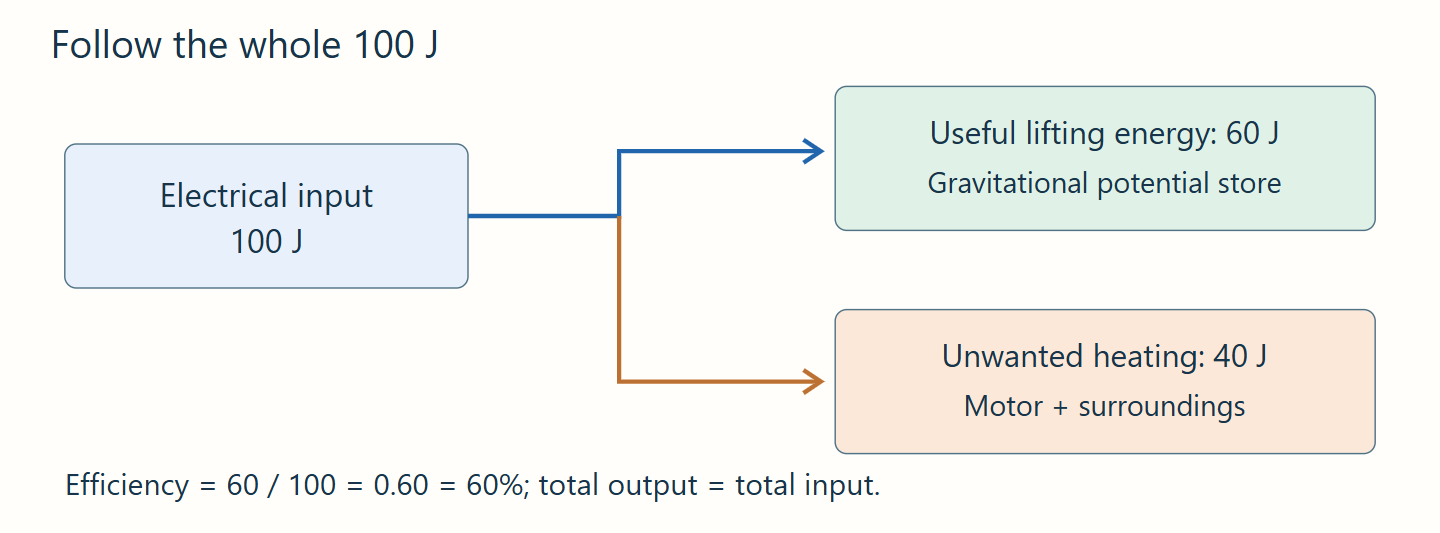
#> input picture tmp/01-energy-budget.svg.png, 1440 x 533 px, found by its file name
$ python physics-proof-review.py
#> lines starting #> are read from the running program, lines starting #| are printed output that depends on the picture
from pathlib import Path
from PIL import Image,ImageDraw
files=[Path('tmp')/f for f in ['01-energy-budget.svg.png','02-iv-graphs.svg.png','03-heating-curve.svg.png','04-half-life.svg.png','04-fission-fusion.svg.png','05-force-components.svg.png','05-velocity-time.svg.png']]
for i in range(0,len(files),4):
 sheet=Image.new('RGB',(1500,1150),'white');d=ImageDraw.Draw(sheet)
#> after `sheet = Image.new('RGB', (1500, 1150), 'white')`: sheet: PIL image 1500x1150 RGB; every value is 255
 for j,p in enumerate(files[i:i+4]):
  im=Image.open(p).convert('RGB');im.thumbnail((740,530));x=(j%2)*750;y=(j//2)*575;sheet.paste(im,(x,y+25));d.text((x+5,y+5),p.stem,fill='black')
#> further down, im is the input picture: PIL image 1440x533 RGB; mean R, G, B 243.4, 243.9, 240.1
#> after `im.thumbnail((740, 530))`:
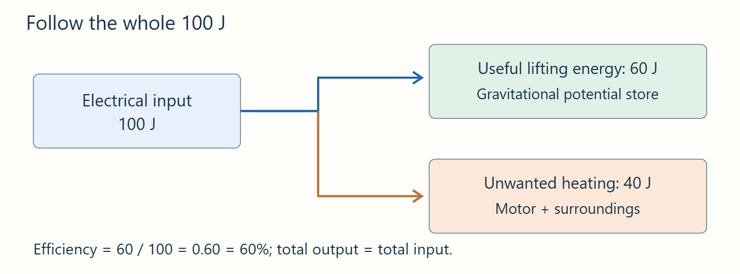
#> im: PIL image 740x274 RGB; mean R, G, B 243.2, 243.8, 240.1
#> after `sheet.paste(im, (x, y + 25))`:
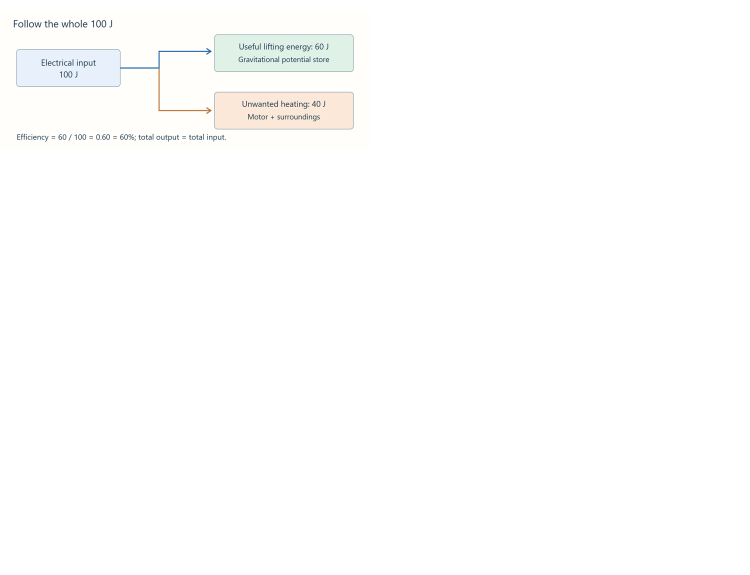
#> sheet: PIL image 1500x1150 RGB (shown at 1/2 size); mean R, G, B 253.6, 253.7, 253.2
 sheet.save(f'tmp/physics-diagrams-{i//4}.png')
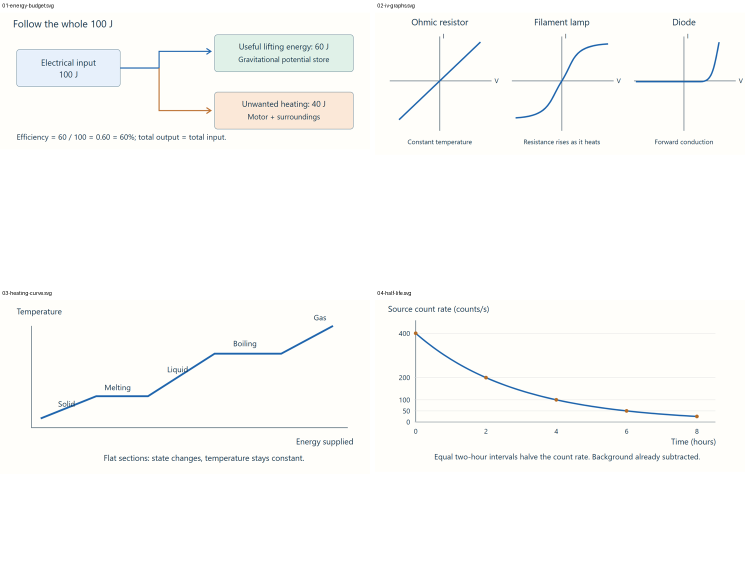
#> saved as physics-diagrams-0.png: PIL image 1500x1150 RGB (shown at 1/2 size); mean R, G, B 251.4, 251.4, 249.7
#> pass 2 of the loop `for i in range(0,len(files),4):`:
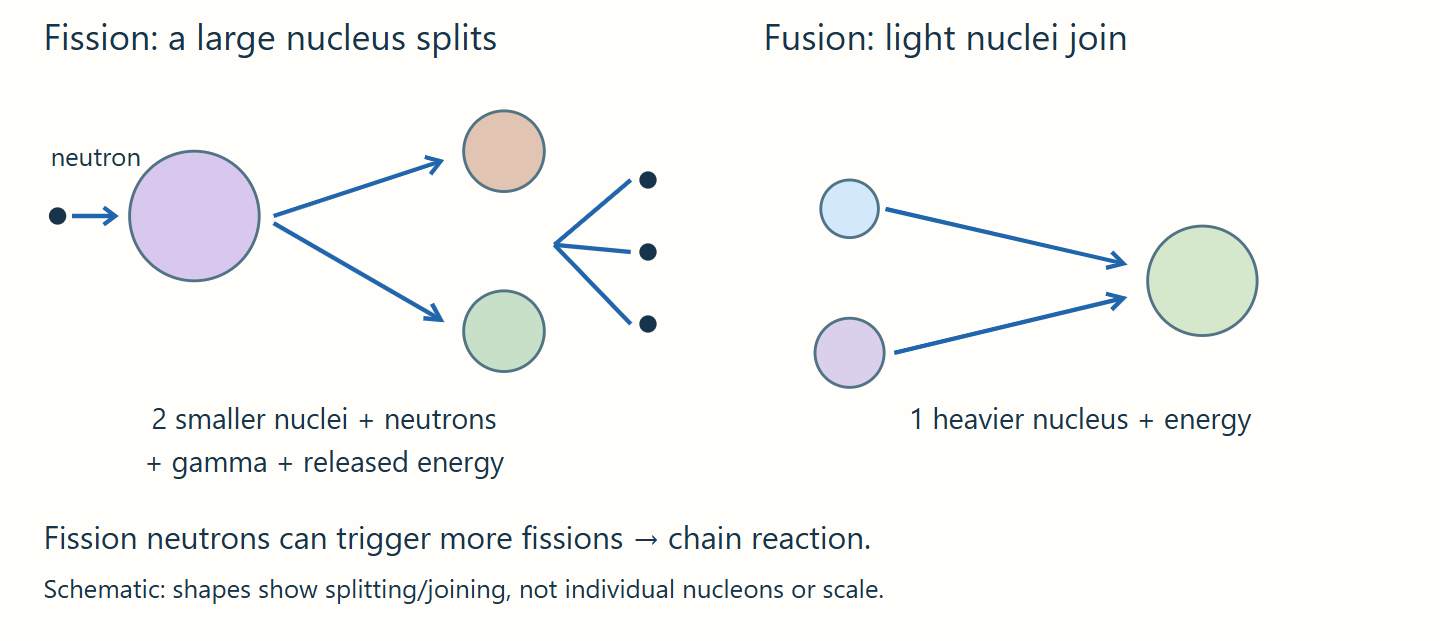
#> input picture tmp/04-fission-fusion.svg.png, 1440 x 641 px, found by its file name
#> im is the input picture: PIL image 1440x641 RGB; mean R, G, B 246.3, 246.5, 243.9
#> `im.thumbnail((740, 530))`:
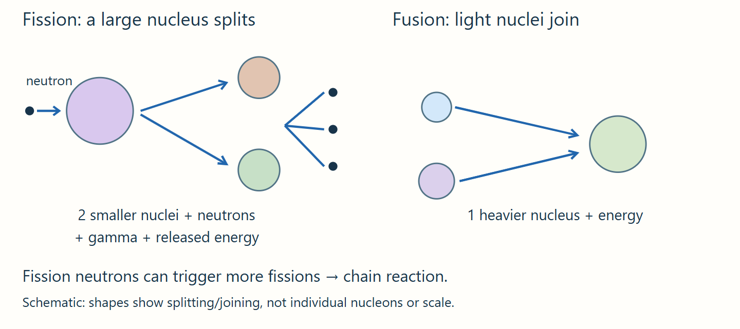
#> im: PIL image 740x329 RGB; mean R, G, B 246, 246.3, 243.9
#> `sheet.paste(im, (x, y + 25))`:
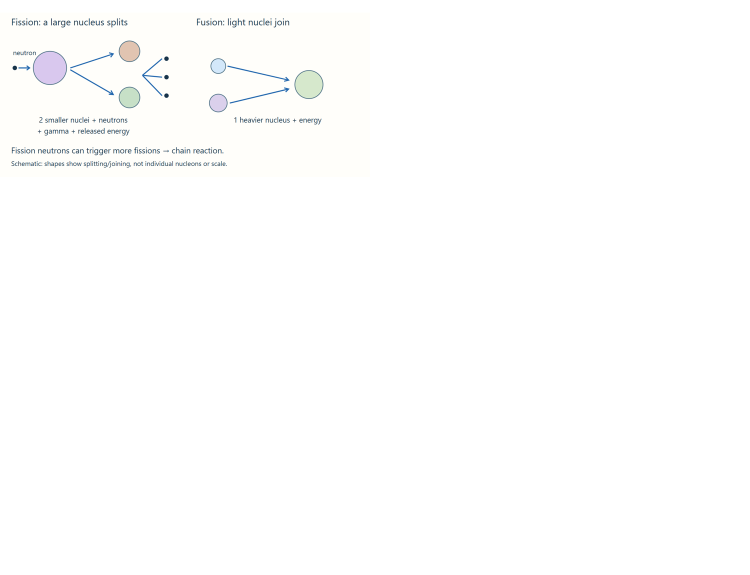
#> sheet: PIL image 1500x1150 RGB (shown at 1/2 size); mean R, G, B 253.7, 253.8, 253.4
#> (the run stopped early here; a loop or call above may not have finished)
